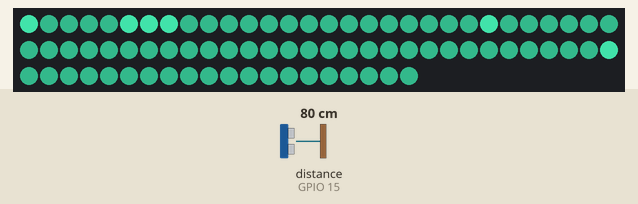
The program below on a simulated ESP32. Shown: 80 RGB LEDs in strip order, left to right, continuing on the next row. Wiring (inferred from the names in the program): range finder with pulse-width output: data GPIO 15. The inputs (shaded band) are chosen by the test bench; at power-on: distance to the obstacle (sensor on GPIO 15) 80 cm. Dim RGB values are drawn brighter than linear; WiFi joins after 1.5 s; servers stay silent unless stated; network time is answered at once with the bench clock; the local clock reads 2024-03-15 10:24:30 at power-on unless the program sets it; random numbers use the default seed unless the program sets one; what the program prints to the serial monitor is not drawn.

Above: at 2.7 s.

The program:

main.cpp
```cpp
#include <Arduino.h>
#include <FastLED.h>
#include <WiFi.h>
#include <NTPClient.h>
#include <ArduinoOTA.h>
#include <WiFiUdp.h>
#include <color.h>
#define DEBUG

#define COLORDATA 40

#define LED_PIN     23
#define NUM_LEDS    80
#define BRIGHTNESS  64
#define LED_TYPE    WS2812B
#define COLOR_ORDER GRB
#define UPDATES_PER_SECOND 100

#define DEGRADINTERVAL 400

#define TRIG_PIN 15

#define LIM NUM_LEDS/3

#define gmtOffset_sec -10800

const char *ssid = "";
const char *pass = "";

int blink[LIM];

uint16_t tNow;
uint64_t last;

uint64_t lastSounds = 0;
uint64_t lastTdegrad;

int brightness = 255;

unsigned long soundDebounce;
bool block = false;
/*int colors[COLORDATA][4] = {
            {0,255,0,0,0},
            {100,255,0,0,0},
            {200,255,0,0,16},
            {300,255,0,0,64},
            {315,255,100,0,128},
            {360,255,226,13,160},
            {380,255,229,38,160},
            {390,255,233,66,160},
            {400,255,238,116,160},
            {410,255,247,195,160},
            {420,254,248,204,160},
            {450,228,248,219,160},
            {480,211,249,234,160},
            {510,209,249,236,160},
            {540,197,250,247,160},
            {570,190,250,254,160},
            {600,171,248,255,160},
            {630,100,241,255,160},
            {660,80,224,255,160},
            {690,40,220,255,160},
            {720,40,210,255,160},
            {750,40,220,255,160},
            {780,80,224,255,160},
            {810,100,241,255,160},
            {840,171,248,255,160},
            {870,190,250,254,160},
            {900,197,250,247,160},
            {930,209,249,236,160},
            {960,211,249,234,160},
            {990,228,248,219,160},
            {1020,254,248,204,160},
            {1050,255,247,195,160},
            {1080,255,238,116,160},
            {1120,255,233,66,160},
            {1150,255,229,38,128},
            {1180,255,226,13,64},
            {1220,255,100,0,16},
            {1250,255,0,0,4},
            {1300,255,0,0,0},
            {1440,255,0,0,0}};*/

CRGB leds[NUM_LEDS];
WiFiUDP ntpUDP;
NTPClient timeClient(ntpUDP, "pool.ntp.org", gmtOffset_sec, 60000);

TaskHandle_t Task1;

int ls;
int h, s, v;

void fillLedRGB(int R, int G, int B, int A) {
  FastLED.setBrightness(A);
  for(int i = 0; i < NUM_LEDS; i++) leds[i] = CRGB(R, G, B);
}

void fillLedHSV(int H, int S, int V) {
  for(int i = 0; i < NUM_LEDS; i++)
    leds[i] = CHSV(H, S, V);
}

void linearInterpolate(double x) {
  double x0, x1, y0r, y1r, y0g, y1g, y0b, y1b, y0a, y1a;
  int r, g, b, a;
  for (int i = 0; i < COLORDATA-1; i++) {
    if (x > colors[i][0] && x < colors[i + 1][0]) {
        y0r = colors[i][1];
        y1r = colors[i + 1][1];
        y0g = colors[i][2];
        y1g = colors[i + 1][2];
        y0b = colors[i][3];
        y1b = colors[i + 1][3];
        y0a = colors[i][4];
        y1a = colors[i + 1][4];
        x0 = colors[i][0];
        x1 = colors[i + 1][0];
        r = y0r + ((x-x0)*(y1r-y0r)/(x1-x0));
        g = y0g + ((x-x0)*(y1g-y0g)/(x1-x0));
        b = y0b + ((x-x0)*(y1b-y0b)/(x1-x0));
        a = y0a + ((x-x0)*(y1a-y0a)/(x1-x0));
    }
    else if (x == colors[i][0]) {
      r = colors[i][1];
      g = colors[i][2];
      b = colors[i][3];
      a = colors[i][4];
    }
  }
  fillLedRGB(r,g,b,a);
}

void time2color(int t) {
  h = colors[t][0];
  s = colors[t][1];
  v = colors[t][2];
  //Serial.println(String(t)+ " "+String(h)+ " "+String(s)+ " "+String(v));
  fillLedHSV(h, s, v);
}

void startWifi() {
  WiFi.begin(ssid, pass);
  while (WiFi.status() != WL_CONNECTED){
    delay(500);
    Serial.print(".");
  }
  WiFi.setAutoReconnect(true);
  WiFi.persistent(true);
  Serial.println();
  Serial.println("WiFi connected");
  Serial.println("IP address: ");
  Serial.println(WiFi.localIP());
  ArduinoOTA.begin();
  ArduinoOTA.setHostname("ledstrip");
}

void startLed () {
  FastLED.addLeds<LED_TYPE, LED_PIN, COLOR_ORDER>(leds, NUM_LEDS).setCorrection(TypicalLEDStrip);
}

uint32_t getTime() {
  timeClient.update();
  return timeClient.getHours()*60+timeClient.getMinutes();
}

void updateTime() {
  if(millis() - last > 60000) {
    tNow = getTime();
    last = millis();
  }
}

void IRAM_ATTR soudDetector() {
  if (millis() - soundDebounce > 400 ) {
    if(lastSounds < LIM) lastSounds++;
    soundDebounce = millis();
  }

}

void histSoundDegrad() {
  if(millis() - lastTdegrad > DEGRADINTERVAL) {
    lastTdegrad = millis();
    if(lastSounds > 0) lastSounds--;
  }
}

void startSoundDetection() {
  pinMode(TRIG_PIN, INPUT);
  attachInterrupt(TRIG_PIN, soudDetector, RISING);
}


static void twinkle(void* pvParameters) {
  while(true) {
    ls = lastSounds;
    for (int i = 0; i < ls; i++)  {
      blink[i] = random(0,NUM_LEDS-1);
      //Serial.print(String(blink[i]) + " ");
    }
    //Serial.println();
    block = true;
    for(int i = v; i < 255; i+=5){
      for( int j = 0 ; j < ls ; j++ ) leds[blink[j]] = CHSV(h, s, i);
      FastLED.show();
    }
    FastLED.delay(100 / UPDATES_PER_SECOND);
    block = false;

  }
}

void debug() {
  for(double i = 0; i < 1441; i +=1) {
    time2color(i);
    histSoundDegrad();
    FastLED.show();
    FastLED.delay(1000 / UPDATES_PER_SECOND);
  }
}

void realtime() {
  updateTime();
  time2color(tNow);
  histSoundDegrad();
  Serial.println(block);
  if(!block) {
    Serial.println("t= "+String(tNow));
    FastLED.show();
    FastLED.delay(1000 / UPDATES_PER_SECOND);
  }
}

void setup() {
  Serial.begin(115200);
  startWifi();
  startLed();
  startSoundDetection();
  timeClient.begin();
  tNow = getTime();
  last = lastTdegrad = soundDebounce = millis();
  xTaskCreate(twinkle, "piscar led", 10000, NULL, 0, &Task1);
}

void loop() {
  ArduinoOTA.handle();
  //Serial.println(lastSounds);
  realtime();
  //debug();
  vTaskDelay(pdMS_TO_TICKS(50));
}
```

Source omitted: color.h (data table, 18733 bytes)
